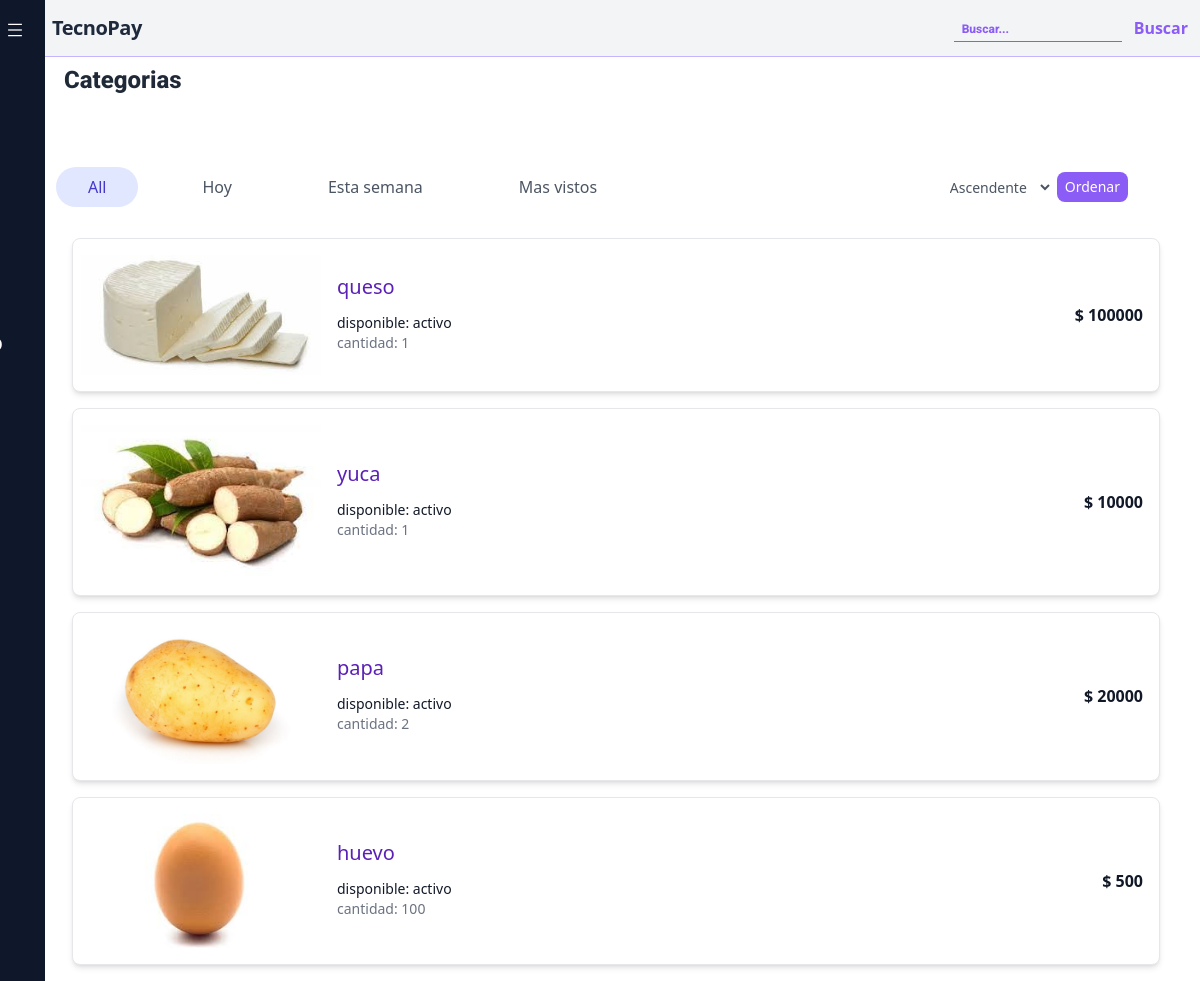
/categorys/, run on the app's committed database.
### products/models.py (models this page shows, shortened)
class InheritedData(models.Model):
    modified = models.DateTimeField(auto_now=True)
    created = models.DateTimeField(auto_now_add=True)
    class Meta:
        abstract = True

class Products(InheritedData):
    name=models.CharField(max_length=100)
    description=models.TextField()
    img=models.ImageField(null=True,blank=True)
    price=models.PositiveIntegerField()
    quantity=models.PositiveIntegerField(default=1)
    active=models.BooleanField(default=True)
    categorys=models.ManyToManyField(Category)

### products/views.py (the view)
# urls.py: path('categorys/',ListCategoryProducts.as_view(),name='category')
class ListCategoryProducts(View):
    def get(self, request, *args, **kwargs):
        data_cate=request.GET.get('cate',None)
        ordering=request.GET.get('ordering',None)
        if ordering == 'Asc':
            ordering='id'
        elif ordering == 'Des':
            ordering='-id'
        else:
            ordering='id'
        today = datetime.date.today()
        start_week = today - datetime.timedelta(today.weekday())
        end_week = start_week + datetime.timedelta(7)
        products_filter=Products.objects.all()
        if data_cate != (None or ""):
            if data_cate == 't':
                products_filter=Products.objects.filter(created__day=today.day,created__month=today.month).order_by(ordering)
            elif data_cate == 's':
                products_filter=Products.objects.filter(created__gte=start_week,created__lte=end_week).order_by(ordering)
        else:
            products_filter=Products.objects.all().all().order_by(ordering)
        return render(request,'category/list_category.html', {'products_list': products_filter})

### templates/category/list_category.html (shortened to what this page needs)
{% extends "base/base.html" %}
{% load static %}
{% block content%}
<div class="sm:px-6 w-full">
                <div class="px-2 md:px-10 py-2 md:py-16">
                    <div class="flex items-center justify-between">
                        <p tabindex="0" class="focus:outline-none text-base sm:text-lg md:text-xl lg:text-2xl font-extrabold leading-normal text-gray-800" style="font-family:roboto;">Categorias</p>
                    </div>
                </div>
                <div class="bg-white px-4 md:px-8 xl:px-10">
                    <div class="sm:flex items-center justify-between">
                        <div class="flex items-center">
                            <a class="rounded-full focus:outline-none focus:ring-2  focus:bg-indigo-50 focus:ring-indigo-800" href="?cate=">
                                <div class="py-2 px-8 bg-indigo-100 text-indigo-700 rounded-full">
                                    <p>All</p>
                                </div>
                            </a>
                            <a class="rounded-full focus:outline-none focus:ring-2 focus:bg-indigo-50 focus:ring-indigo-800 ml-4 sm:ml-8" href="?cate=t">
                                <div class="py-2 px-8 text-gray-600 hover:text-indigo-700 hover:bg-indigo-100 rounded-full ">
                                    <p>Hoy</p>
                                </div>
                            </a>
                            <a class="rounded-full focus:outline-none focus:ring-2 focus:bg-indigo-50 focus:ring-indigo-800 ml-4 sm:ml-8" href="?cate=s">
                                <div class="py-2 px-8 text-gray-600 hover:text-indigo-700 hover:bg-indigo-100 rounded-full ">
                                    <p>Esta semana</p>
                                </div>
                            </a>
                            <a class="rounded-full focus:outline-none focus:ring-2 focus:bg-indigo-50 focus:ring-indigo-800 ml-4 sm:ml-8" href="?cate=v">
                                <div class="py-2 px-8 text-gray-600 hover:text-indigo-700 hover:bg-indigo-100 rounded-full ">
                                    <p>Mas vistos</p>
                                </div>
                            </a>
                        </div>
                        <div class="py-3 px-4 flex items-center text-sm font-medium leading-none text-gray-600 cursor-pointer rounded">
                            <select id="ordering" aria-label="select" class=" focus:text-indigo-600 focus:outline-none bg-transparent ml-1">
                                <option id="op_1" class="text-sm text-indigo-800" value="Asc">Ascendente</option>
                            </select>
                            <button id="btn" aria-label="select" class="bg-violet-500 p-2 ml-1 text-white rounded-lg">
                                Ordenar
                            </button>
                        </div>
                    </div>
                    <div class="mt-6">
                        {% for products in products_list %}
                        <div class=" bg-white rounded-lg border shadow-md m-4 dark:bg-gray-800 dark:border-gray-700 w-full">
                         <div class="flow-root">
                           <a href="{% url 'detail_products' products.id %}">
                              <ul role="list" class="divide-y divide-gray-200 dark:divide-gray-700">
                                  <li class="py-3 sm:py-4">
                                      <div class="flex items-center space-x-4">
                                          <div class="">
                                              <img class="w-60 h-50 object-cover ml-2" src="{{products.img.url}}" alt="Products">
                                          </div>
                                          <div class="flex-1 min-w-0">
                                            <h3 class="text-violet-800 pb-4 text-xl font-medium  leading-none dark:text-white">{{products.name}}</h3>
                                              <p class="text-sm font-medium text-gray-900 truncate dark:text-white">
                                                  disponible:
                                                  {% if products.active == True %}
                                                  activo
                                                  {% else %}
                                                  no disponible
                                                  {% endif %}
                                              </p>
                                              <p class="text-sm text-gray-500 truncate text-gray-400">
                                                  cantidad: <span>{{products.quantity}}</span>
                                              </p>
                                          </div>
                                          <div class="inline-flex items-center text-base font-semibold text-gray-900 dark:text-white p-4">
                                              $ {{products.price}}
                                          </div>
                                      </div>
                                  </li>
                              </ul>
                            </a>
                         </div>
                      </div>
                        {% empty %}
                        <li>no hay productos disponibles.</li>
                        {% endfor %}
                      </div>
                    </div>
</div>
{% endblock %}

### templates/base/base.html (style rules this page uses)
body { box-sizing: border-box; padding: 0; margin: 0; position: relative; }

### data on the page
Products: img (picture), name "queso", active "activo", quantity "1", price "100000"
Products: img (picture), name "yuca", active "activo", quantity "1", price "10000"
Products: img (picture), name "papa", active "activo", quantity "2", price "20000"
Products: img (picture), name "huevo", active "activo", quantity "100", price "500"
